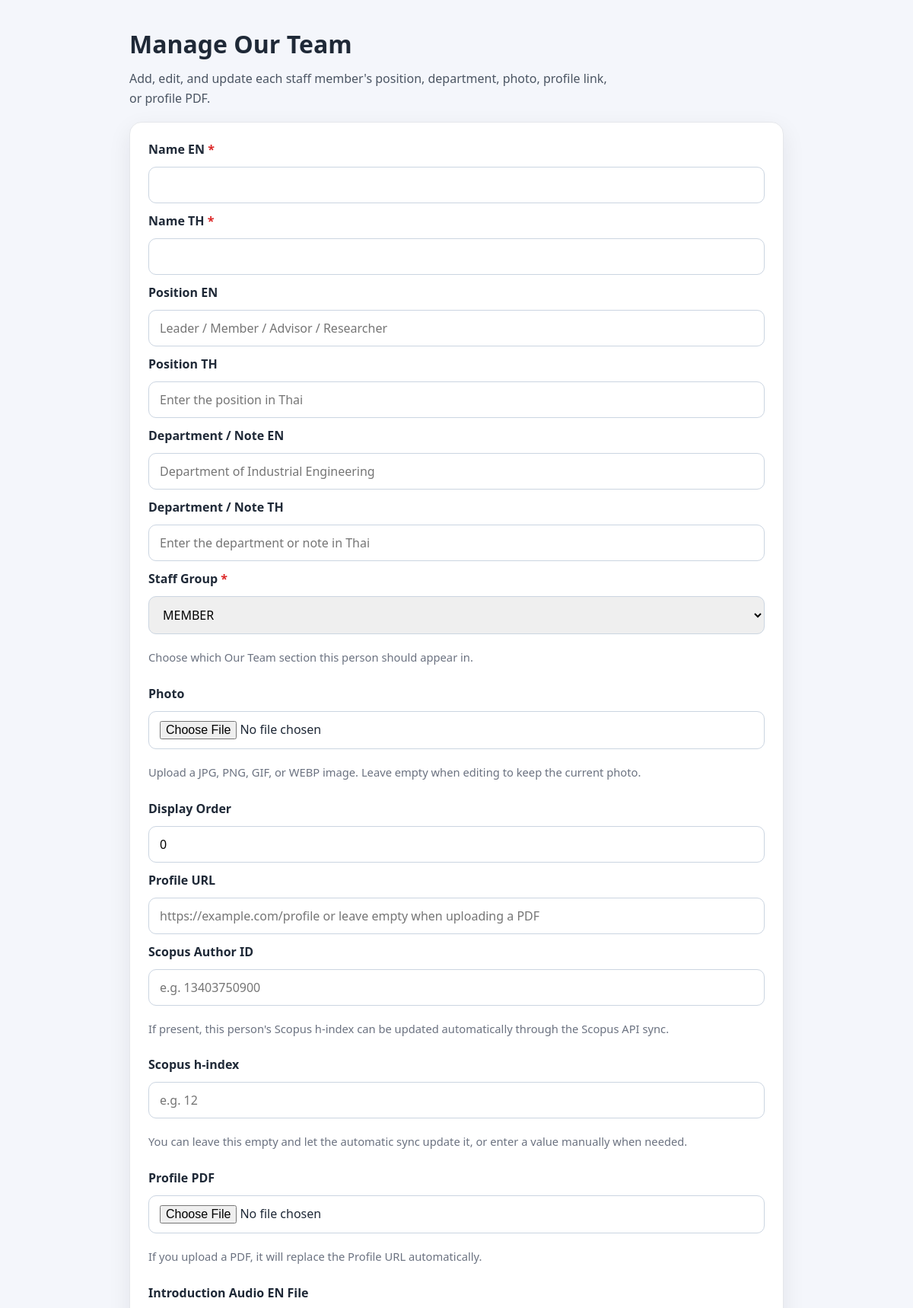
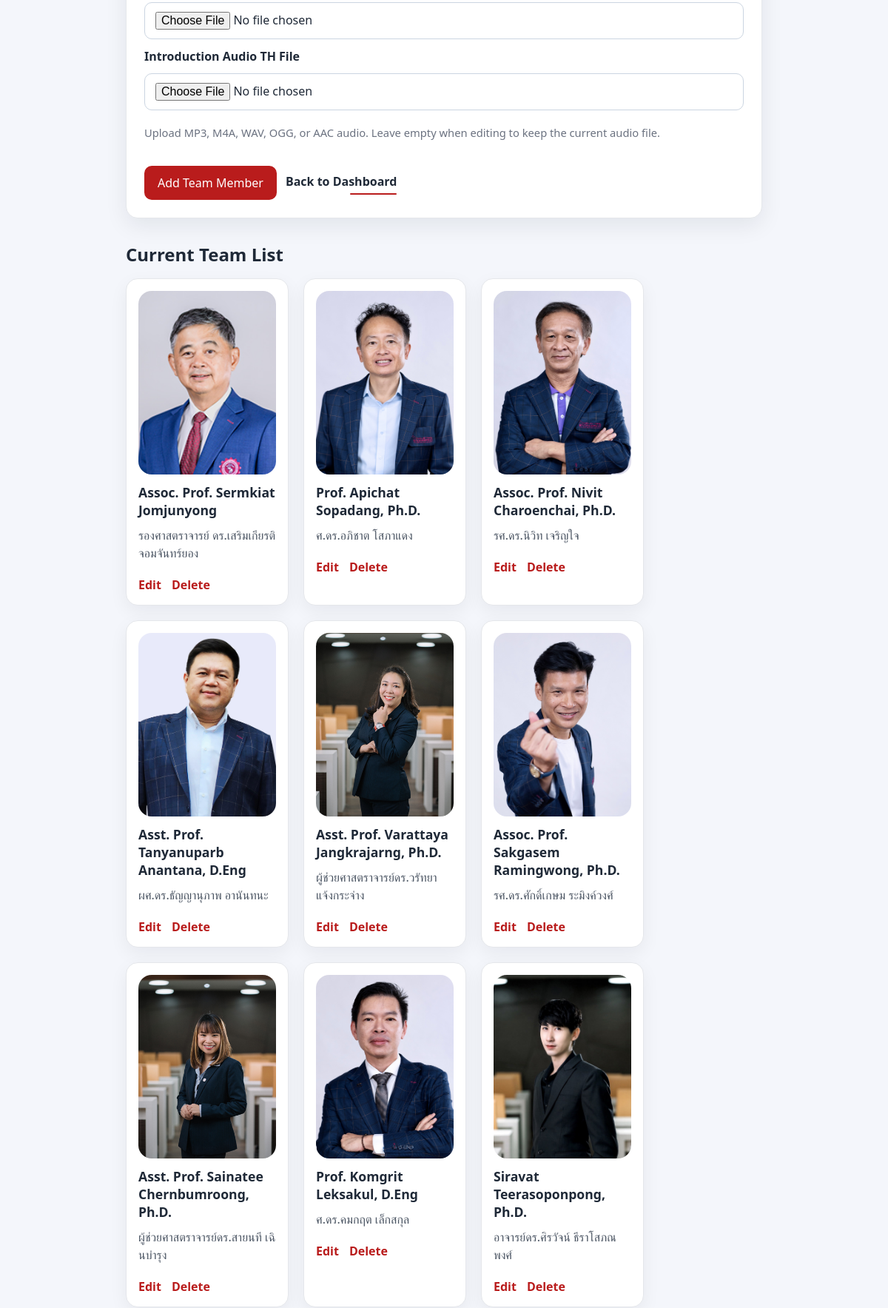
Page /0630_SCEMadmin/staff (signed in, upper part) on the committed database (2 pictures, top to bottom).
### tables this page shows
CREATE TABLE staff (
    id INTEGER PRIMARY KEY AUTOINCREMENT,
    name_en TEXT NOT NULL,
    name_th TEXT NOT NULL,
    position_en TEXT,
    position_th TEXT,
    department_en TEXT,
    department_th TEXT,
    staff_group TEXT NOT NULL DEFAULT 'member' CHECK (staff_group IN ('advisor', 'member', 'cmubs', 'researcher')),
    sort_order INTEGER NOT NULL DEFAULT 0,
    photo_filename TEXT,
    profile_url TEXT NOT NULL DEFAULT '',
    scopus_author_id TEXT NOT NULL DEFAULT '',
    scopus_hindex INTEGER,
    audio_en_url TEXT NOT NULL DEFAULT '',
    audio_th_url TEXT NOT NULL DEFAULT ''
, scopus_hindex_updated_at TEXT);

### routes/admin_routes.py (the view, shortened to what this page needs)
@admin_bp.route("/staff", methods=["GET", "POST"])
@login_required
def staff():
    edit_id = request.args.get("edit_id", type=int)
    return render_template("admin/staff.html", **get_staff_page_context(edit_id=edit_id))

### database/common.py (called while the page is built)
def normalize_staff_filter_value(value):
    cleaned_value = re.sub(r"\s+", " ", str(value or "").strip().lower())
    return cleaned_value

def get_db_connection():
    connection = sqlite3.connect(DATABASE_PATH)
    connection.row_factory = sqlite3.Row
    return connection

def fetch_all(query, params=()):
    connection = get_db_connection()
    try:
        return connection.execute(query, params).fetchall()
    finally:
        connection.close()

def build_staff_scopus_url(staff):
    try:
        author_id = (staff["scopus_author_id"] or "").strip()
    except (KeyError, TypeError, IndexError):
        author_id = ""
    if not author_id:
        return ""
    return SCOPUS_AUTHOR_URL_TEMPLATE.format(author_id=author_id)

def attach_staff_scopus_metadata(staff_rows):
    if not staff_rows:
        return []
    enriched_staff_rows = []
    for staff in staff_rows:
        staff_data = dict(staff)
        staff_data["scopus_url"] = build_staff_scopus_url(staff_data)
        staff_data["position_filter_key"] = normalize_staff_filter_value(
            staff_data.get("position_en") or staff_data.get("position_th")
        )
        staff_data["department_filter_key"] = normalize_staff_filter_value(
            staff_data.get("department_en") or staff_data.get("department_th")
        )
        enriched_staff_rows.append(staff_data)
    return enriched_staff_rows

### database/staff_db.py (called while the page is built)
def get_all_staff():
    staff_list = fetch_all(
        f"""
        SELECT *
        FROM staff
        {STAFF_ORDER_SQL}
        """
    )
    return attach_staff_scopus_metadata(staff_list)

### routes/admin_routes.py (called while the page is built)
def login_required(view_function):
    @wraps(view_function)
    def wrapped_view(*args, **kwargs):
        if "user_id" not in session:
            return redirect(url_for("auth.login"))
        return view_function(*args, **kwargs)
    return wrapped_view

### services/admin_service.py (called while the page is built)
def get_staff_page_context(edit_id=None, success_message=None):
    editing_staff = get_staff_by_id(edit_id) if edit_id else None
    return {
        "staff_list": get_all_staff(),
        "success_message": success_message,
        "editing_staff": editing_staff,
    }

### templates/admin/staff.html (shortened to what this page needs)
<!DOCTYPE html>
<html lang="en">
<head>
    <link rel="stylesheet" href="{{ url_for('static', filename='css/admin/admin.css') }}">
</head>
<body>
    <main class="admin-form-page">
        <section class="admin-form-header">
            <h1>Manage Our Team</h1>
            <p>Add, edit, and update each staff member's position, department, photo, profile link, or profile PDF.</p>
        </section>
        <form method="POST" class="admin-form-card" enctype="multipart/form-data">
            <label for="name_en">Name EN <span class="required-indicator">*</span></label>
            <input
                type="text"
                id="name_en"
                name="name_en"
                value="{{ editing_staff['name_en'] if editing_staff else '' }}"
                required
            >
            <label for="name_th">Name TH <span class="required-indicator">*</span></label>
            <input
                type="text"
                id="name_th"
                name="name_th"
                value="{{ editing_staff['name_th'] if editing_staff else '' }}"
                required
            >
            <label for="position_en">Position EN</label>
            <input
                type="text"
                id="position_en"
                name="position_en"
                value="{{ editing_staff['position_en'] if editing_staff else '' }}"
                placeholder="Leader / Member / Advisor / Researcher"
            >
            <label for="position_th">Position TH</label>
            <input
                type="text"
                id="position_th"
                name="position_th"
                value="{{ editing_staff['position_th'] if editing_staff else '' }}"
                placeholder="Enter the position in Thai"
            >
            <label for="department_en">Department / Note EN</label>
            <input
                type="text"
                id="department_en"
                name="department_en"
                value="{{ editing_staff['department_en'] if editing_staff else '' }}"
                placeholder="Department of Industrial Engineering"
            >
            <label for="department_th">Department / Note TH</label>
            <input
                type="text"
                id="department_th"
                name="department_th"
                value="{{ editing_staff['department_th'] if editing_staff else '' }}"
                placeholder="Enter the department or note in Thai"
            >
            <label for="staff_group">Staff Group <span class="required-indicator">*</span></label>
            <select id="staff_group" name="staff_group" required>
                {% set current_staff_group = (editing_staff['staff_group'] if editing_staff else 'member') %}
                <option value="member" {% if current_staff_group == 'member' %}selected{% endif %}>MEMBER</option>
            </select>
            <p class="admin-form-hint">Choose which Our Team section this person should appear in.</p>
            <label for="photo_file">Photo</label>
            <div class="admin-upload-field" data-upload-field>
                <input
                    type="file"
                    id="photo_file"
                    name="photo_file"
                    accept=".jpg,.jpeg,.png,.gif,.webp,image/*"
                    data-file-preview="image"
                >
            </div>
            <p class="admin-form-hint">Upload a JPG, PNG, GIF, or WEBP image. Leave empty when editing to keep the current photo.</p>
            <label for="sort_order">Display Order</label>
            <input
                type="number"
                id="sort_order"
                name="sort_order"
                value="{{ editing_staff['sort_order'] if editing_staff else 0 }}"
                min="0"
                step="1"
            >
            <label for="profile_url">Profile URL</label>
            <input
                type="text"
                id="profile_url"
                name="profile_url"
                value="{{ editing_staff['profile_url'] if editing_staff else '' }}"
                placeholder="https://example.com/profile or leave empty when uploading a PDF"
            >
            <label for="scopus_author_id">Scopus Author ID</label>
            <input
                type="text"
                id="scopus_author_id"
                name="scopus_author_id"
                value="{{ editing_staff['scopus_author_id'] if editing_staff else '' }}"
                placeholder="e.g. 13403750900"
            >
            <p class="admin-form-hint">If present, this person's Scopus h-index can be updated automatically through the Scopus API sync.</p>
            <label for="scopus_hindex">Scopus h-index</label>
            <input
                type="number"
                id="scopus_hindex"
                name="scopus_hindex"
                value="{{ editing_staff['scopus_hindex'] if editing_staff and editing_staff['scopus_hindex'] is not none else '' }}"
                min="0"
                step="1"
                placeholder="e.g. 12"
            >
            <p class="admin-form-hint">You can leave this empty and let the automatic sync update it, or enter a value manually when needed.</p>
            <label for="profile_pdf_file">Profile PDF</label>
            <div class="admin-upload-field" data-upload-field>
                <input
                    type="file"
                    id="profile_pdf_file"
                    name="profile_pdf_file"
                    accept=".pdf,application/pdf"
                    data-file-preview="pdf"
                >
            </div>
            <p class="admin-form-hint">If you upload a PDF, it will replace the Profile URL automatically.</p>
            <label for="audio_en_file">Introduction Audio EN File</label>
            <div class="admin-upload-field" data-upload-field>
                <input
                    type="file"
                    id="audio_en_file"
                    name="audio_en_file"
                    accept=".mp3,.m4a,.wav,.ogg,.aac,audio/*"
                    data-file-preview="audio"
                >
            </div>
            <label for="audio_th_file">Introduction Audio TH File</label>
            <div class="admin-upload-field" data-upload-field>
                <input
                    type="file"
                    id="audio_th_file"
                    name="audio_th_file"
                    accept=".mp3,.m4a,.wav,.ogg,.aac,audio/*"
                    data-file-preview="audio"
                >
            </div>
            <p class="admin-form-hint">Upload MP3, M4A, WAV, OGG, or AAC audio. Leave empty when editing to keep the current audio file.</p>
            <div class="admin-form-actions">
                <button type="submit">{% if editing_staff %}Update Team Member{% else %}Add Team Member{% endif %}</button>
                {% if editing_staff %}
                    <a class="secondary-link" href="{{ url_for('admin.staff') }}">Cancel Edit</a>
                {% else %}
                    <a class="secondary-link dashboard-link" href="{{ url_for('admin.dashboard') }}">Back to Dashboard</a>
                {% endif %}
            </div>
        </form>
        <section class="staff-admin-list">
            <h2>Current Team List</h2>
            <div class="staff-admin-grid">
                {% for staff in staff_list %}
                    <article class="staff-admin-card">
                        <div class="staff-admin-photo">
                            {% if staff['photo_filename'] %}
                                <img src="{{ url_for('static', filename='uploads/' ~ staff['photo_filename']) }}" alt="{{ staff['name_en'] }}">
                            {% else %}
                                <div class="staff-admin-photo-placeholder" aria-hidden="true">No Photo</div>
                            {% endif %}
                        </div>
                        <h3>{{ staff['name_en'] }}</h3>
                        <p>{{ staff['name_th'] }}</p>
                        <div class="staff-admin-actions">
                            <a href="{{ url_for('admin.staff', edit_id=staff['id']) }}">Edit</a>
                            <form method="POST" class="admin-inline-form" onsubmit="return confirm('Delete this team member?');">
                                <button type="submit" class="link-button">Delete</button>
                            </form>
                        </div>
                    </article>
                {% endfor %}
            </div>
        </section>
    </main>
</body>
</html>

### static/css/admin/admin.css (style rules this page uses)
body { margin: 0; font-family: "Segoe UI", Tahoma, Geneva, Verdana, sans-serif; background: #f4f6fb; color: #1f2937; }
.admin-form-page { max-width: 860px; margin: 0 auto; padding: 36px 24px 64px; }
.admin-form-header { margin-bottom: 18px; }
.admin-form-header h1 { margin: 0 0 12px; font-size: 2rem; }
.admin-form-header p { margin: 0; color: #4b5563; line-height: 1.6; max-width: 640px; }
.admin-form-hint { margin-top: 8px !important; font-size: 0.92rem; color: #6b7280 !important; }
.admin-upload-field { display: grid; gap: 12px; }
.admin-form-card { display: grid; gap: 12px; padding: 24px; background: #ffffff; border: 1px solid #e5e7eb; border-radius: 16px; box-shadow: 0 10px 30px rgba(15, 23, 42, 0.08); }
.admin-form-card label { font-weight: 600; }
.admin-form-card input, .admin-form-card textarea, .admin-form-card select { width: 100%; padding: 12px 14px; border: 1px solid #cbd5e1; border-radius: 10px; font: inherit; box-sizing: border-box; }
.admin-form-actions { display: flex; flex-wrap: wrap; gap: 12px; align-items: center; margin-top: 8px; }
.admin-form-actions button { padding: 12px 18px; border: none; border-radius: 10px; background: #b91c1c; color: #ffffff; font: inherit; cursor: pointer; }
.secondary-link { color: #1f2937; text-decoration: none; font-weight: 600; }
.dashboard-link { position: relative; display: inline-block; padding: 4px 0 7px; color: #1f2937; white-space: nowrap; transition: color 0.2s ease; }
.dashboard-link::after { content: ""; position: absolute; right: 0; bottom: 0; width: 42%; height: 2px; border-radius: 999px; background: #b91c1c; transition: width 0.25s ease, background-color 0.2s ease; }
.staff-admin-list { margin-top: 32px; }
.staff-admin-list h2 { margin: 0 0 16px; }
.staff-admin-grid { display: grid; grid-template-columns: repeat(auto-fit, minmax(180px, 220px)); gap: 20px; }
.staff-admin-card { background: #ffffff; border: 1px solid #e5e7eb; border-radius: 16px; padding: 16px; box-shadow: 0 8px 24px rgba(15, 23, 42, 0.06); display: flex; flex-direction: column; }
.staff-admin-card h3 { margin: 0 0 10px; font-size: 1.1rem; }
.staff-admin-card p { margin: 0 0 8px; color: #4b5563; line-height: 1.5; }
.staff-admin-photo { margin-bottom: 12px; border-radius: 18px; overflow: hidden; aspect-ratio: 3 / 4; }
.staff-admin-photo img { display: block; width: 100%; height: 100%; object-fit: cover; object-position: center top; }
.staff-admin-actions { display: flex; gap: 14px; margin-top: 12px; }
.staff-admin-actions a { color: #b91c1c; text-decoration: none; font-weight: 600; }
.admin-inline-form { margin-top: auto; }
.link-button { padding: 0; border: none; background: transparent; color: #b91c1c; font: inherit; font-weight: 600; cursor: pointer; }
.required-indicator { color: #dc2626; font-weight: 800; }

### rows in the picture
staff: photo_filename (picture), name_en "Assoc. Prof. Sermkiat Jomjunyong", name_th "รองศาสตราจารย์ ดร.เสริมเกียรติ จอมจันทร์ยอง"
staff: photo_filename (picture), name_en "Prof. Apichat Sopadang, Ph.D.", name_th "ศ.ดร.อภิชาต โสภาแดง"
staff: photo_filename (picture), name_en "Assoc. Prof. Nivit Charoenchai, Ph.D.", name_th "รศ.ดร.นิวิท เจริญใจ"
staff: photo_filename (picture), name_en "Asst. Prof. Tanyanuparb Anantana, D.Eng", name_th "ผศ.ดร.ธัญญานุภาพ อานันทนะ"
staff: photo_filename (picture), name_en "Asst. Prof. Varattaya Jangkrajarng, Ph.D.", name_th "ผู้ช่วยศาสตราจารย์ดร.วรัทยา แจ้งกระจ่าง"
staff: photo_filename (picture), name_en "Assoc. Prof. Sakgasem Ramingwong, Ph.D.", name_th "รศ.ดร.ศักดิ์เกษม ระมิงค์วงศ์"
staff: photo_filename (picture), name_en "Asst. Prof. Sainatee Chernbumroong, Ph.D.", name_th "ผู้ช่วยศาสตราจารย์ดร.สายนที เฉินบำรุง"
staff: photo_filename (picture), name_en "Prof. Komgrit Leksakul, D.Eng", name_th "ศ.ดร.คมกฤต เล็กสกุล"
staff: photo_filename (picture), name_en "Siravat Teerasoponpong, Ph.D.", name_th "อาจารย์ดร.ศิรวัจน์ ธีราโสภณพงศ์"
